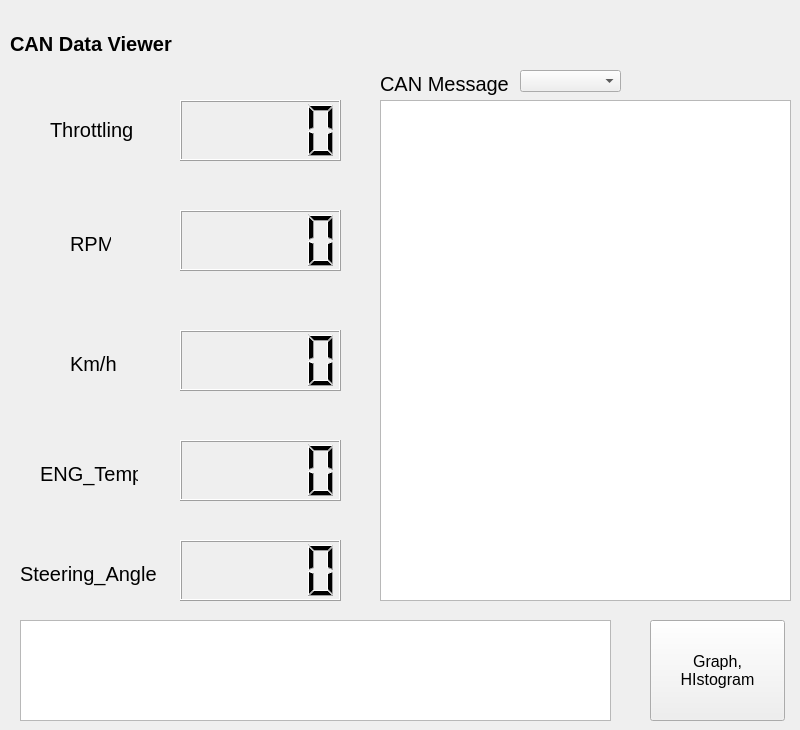
    <widget class="QWidget" name="tab">
     <attribute name="title">
      <string>CAN Data Viewer</string>
     </attribute>
     <widget class="QTableWidget" name="CAN_Data_Table">
      <property name="geometry">
       <rect>
        <x>20</x>
        <y>620</y>
        <width>591</width>
        <height>101</height>
       </rect>
      </property>
      <attribute name="horizontalHeaderDefaultSectionSize">
       <number>90</number>
      </attribute>
     </widget>
     <widget class="QLabel" name="label_17">
      <property name="geometry">
       <rect>
        <x>10</x>
        <y>30</y>
        <width>166</width>
        <height>27</height>
       </rect>
      </property>
      <property name="font">
       <font>
        <pointsize>15</pointsize>
        <bold>true</bold>
       </font>
      </property>
      <property name="text">
       <string>CAN Data Viewer</string>
      </property>
     </widget>
     <widget class="QComboBox" name="Select2">
      <property name="geometry">
       <rect>
        <x>520</x>
        <y>70</y>
        <width>101</width>
        <height>22</height>
       </rect>
      </property>
     </widget>
     <widget class="QTextBrowser" name="Data_Result">
      <property name="geometry">
       <rect>
        <x>380</x>
        <y>100</y>
        <width>411</width>
        <height>501</height>
       </rect>
      </property>
     </widget>
     <widget class="QLabel" name="label_18">
      <property name="geometry">
       <rect>
        <x>50</x>
        <y>116</y>
        <width>90</width>
        <height>27</height>
       </rect>
      </property>
      <property name="font">
       <font>
        <pointsize>15</pointsize>
       </font>
      </property>
      <property name="text">
       <string>Throttling</string>
      </property>
     </widget>
     <widget class="QLabel" name="label_19">
      <property name="geometry">
       <rect>
        <x>70</x>
        <y>230</y>
        <width>41</width>
        <height>27</height>
       </rect>
      </property>
      <property name="font">
       <font>
        <pointsize>15</pointsize>
       </font>
      </property>
      <property name="text">
       <string>RPM</string>
      </property>
     </widget>
     <widget class="QLabel" name="label_20">
      <property name="geometry">
       <rect>
        <x>70</x>
        <y>350</y>
        <width>50</width>
        <height>27</height>
       </rect>
      </property>
      <property name="font">
       <font>
        <pointsize>15</pointsize>
       </font>
      </property>
      <property name="text">
       <string>Km/h</string>
      </property>
     </widget>
     <widget class="QLabel" name="label_21">
      <property name="geometry">
       <rect>
        <x>40</x>
        <y>460</y>
        <width>98</width>
        <height>27</height>
       </rect>
      </property>
      <property name="font">
       <font>
        <pointsize>15</pointsize>
       </font>
      </property>
      <property name="text">
       <string>ENG_Temp</string>
      </property>
     </widget>
     <widget class="QLabel" name="label_22">
      <property name="geometry">
       <rect>
        <x>20</x>
        <y>560</y>
        <width>138</width>
        <height>27</height>
       </rect>
      </property>
      <property name="font">
       <font>
        <pointsize>15</pointsize>
       </font>
      </property>
      <property name="text">
       <string>Steering_Angle</string>
      </property>
     </widget>
     <widget class="QLabel" name="label_23">
      <property name="geometry">
       <rect>
        <x>380</x>
        <y>70</y>
        <width>128</width>
        <height>27</height>
       </rect>
      </property>
      <property name="font">
       <font>
        <pointsize>15</pointsize>
       </font>
      </property>
      <property name="text">
       <string>CAN Message</string>
      </property>
     </widget>
     <widget class="QLCDNumber" name="Throttling">
      <property name="geometry">
       <rect>
        <x>180</x>
        <y>100</y>
        <width>161</width>
        <height>61</height>
       </rect>
      </property>
     </widget>
     <widget class="QLCDNumber" name="Steering_Angle">
      <property name="geometry">
       <rect>
        <x>180</x>
        <y>540</y>
        <width>161</width>
        <height>61</height>
       </rect>
      </property>
     </widget>
     <widget class="QLCDNumber" name="ENG_Temp">
      <property name="geometry">
       <rect>
        <x>180</x>
        <y>440</y>
        <width>161</width>
        <height>61</height>
       </rect>
      </property>
     </widget>
     <widget class="QLCDNumber" name="Velocity">
      <property name="geometry">
       <rect>
        <x>180</x>
        <y>330</y>
        <width>161</width>
        <height>61</height>
       </rect>
      </property>
     </widget>
     <widget class="QLCDNumber" name="RPM">
      <property name="geometry">
       <rect>
        <x>180</x>
        <y>210</y>
        <width>161</width>
        <height>61</height>
       </rect>
      </property>
     </widget>
     <widget class="QPushButton" name="Graph">
      <property name="geometry">
       <rect>
        <x>650</x>
        <y>620</y>
        <width>135</width>
        <height>101</height>
       </rect>
      </property>
      <property name="font">
       <font>
        <pointsize>12</pointsize>
       </font>
      </property>
      <property name="text">
       <string>Graph,
HIstogram</string>
      </property>
     </widget>
    </widget>
